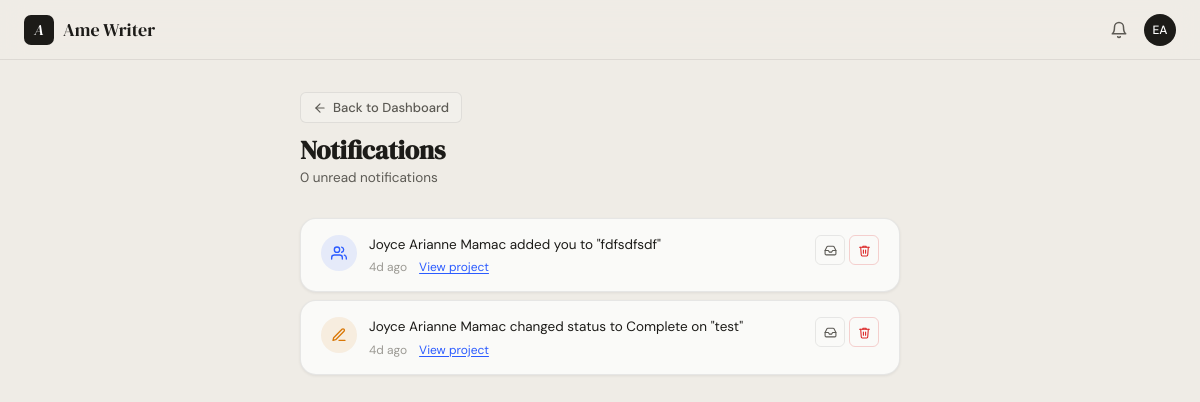
Screenshot of /notifications.php (signed in) with the database file from the repository.
### tables this page shows
CREATE TABLE `notifications` (
  `id` int(11) NOT NULL,
  `user_id` int(11) NOT NULL,
  `from_user` int(11) NOT NULL,
  `project_id` int(11) NOT NULL,
  `type` enum('added_to_project','removed_from_project','project_complete','status_changed','project_deleted') NOT NULL,
  `message` varchar(255) NOT NULL,
  `is_read` tinyint(1) DEFAULT 0,
  `created_at` datetime DEFAULT current_timestamp()
);

### notifications.php (the view, shortened to what this page needs)
<?php
$db      = getDB();
$user_id = (int) $_SESSION['user_id'];
$stmt = $db->prepare(
    'SELECT n.*, u.name AS from_name, p.title AS project_title
     FROM notifications n
     JOIN users u ON u.id = n.from_user
     JOIN projects p ON p.id = n.project_id
     WHERE n.user_id = ?
     ORDER BY n.created_at DESC'
);
$stmt->execute([$user_id]);
$notifications = $stmt->fetchAll();
$unread = count(array_filter($notifications, fn($n) => !$n['is_read']));
function notif_icon(string $type): string {
    return match($type) {
        'added_to_project'      => '#i-collab',
        'removed_from_project'  => '#i-x',
        'project_complete'      => '#i-check-c',
        'status_changed'        => '#i-pen',
        'project_deleted'       => '#i-trash',
        default                 => '#i-bell',
    };
}
function notif_time(string $dt): string {
    $diff = time() - strtotime($dt);
    if ($diff < 604800) return floor($diff/86400) . 'd ago';
    return (new DateTime($dt))->format('M j, Y');
}
?>
<!DOCTYPE html>
<html lang="en">
<head>
  <link rel="stylesheet" href="style.css" />
</head>
<body class="dashboard-body">
<?php include 'nav.php'; ?>
<div class="app-body app-body-centered">
  <main class="main-content" style="max-width:680px;margin-left:auto;margin-right:auto">
    <div class="page-header">
      <div>
        <a href="dashboard.php" class="btn-back-prominent" style="margin-bottom:.75rem;display:inline-flex">
          <svg><use href="#i-arrow-l"/></svg> Back to Dashboard
        </a>
        <h2>Notifications</h2>
        <p><?= $unread ?> unread notification<?= $unread !== 1 ? 's' : '' ?></p>
      </div>
    </div>
    <?php if (empty($notifications)): ?>
    <div class="empty-state">
      <svg><use href="#i-bell"/></svg>
      <h3>No notifications yet</h3>
      <p>You'll be notified when someone adds you to a project or updates a status.</p>
    </div>
    <?php else: ?>
    <div class="notif-list">
      <?php foreach ($notifications as $n): ?>
      <div class="notif-item<?= !$n['is_read'] ? ' unread' : '' ?>">
        <div class="notif-icon-wrap type-<?= htmlspecialchars($n['type']) ?>">
          <svg><use href="<?= notif_icon($n['type']) ?>"/></svg>
        </div>
        <div class="notif-body">
          <p class="notif-msg"><?= htmlspecialchars($n['message']) ?></p>
          <div class="notif-meta">
            <span class="notif-time"><?= notif_time($n['created_at']) ?></span>
            <?php if ($n['type'] !== 'project_deleted' && $n['type'] !== 'removed_from_project'): ?>
            <a href="project.php?id=<?= (int)$n['project_id'] ?>" class="link-btn" style="font-size:12px">View project</a>
            <?php endif; ?>
          </div>
        </div>
        <div class="notif-actions">
          <?php if (!$n['is_read']): ?>
          <form method="POST" action="notifications.php">
            <input type="hidden" name="action" value="mark_read">
            <input type="hidden" name="id"     value="<?= (int)$n['id'] ?>">
            <button class="btn-icon notif-action-btn" type="submit" title="Mark as read">
              <svg><use href="#i-check"/></svg>
            </button>
          </form>
          <?php else: ?>
          <form method="POST" action="notifications.php">
            <button class="btn-icon notif-action-btn" type="submit" title="Mark as unread">
              <svg><use href="#i-inbox"/></svg>
            </button>
          </form>
          <?php endif; ?>
          <button class="btn-icon notif-action-btn notif-delete-btn"
                  type="button"
                  title="Delete notification"
                  onclick="openDeleteModal(<?= (int)$n['id'] ?>, <?= htmlspecialchars(json_encode($n['message']), ENT_QUOTES) ?>)">
            <svg><use href="#i-trash"/></svg>
          </button>
        </div>
      </div>
      <?php endforeach; ?>
    </div>
    <?php endif; ?>
  </main>
</div>
</body>
</html>

### style.css (style rules this page uses)
*, *::before, *::after { box-sizing: border-box; margin: 0; padding: 0; }
:root { --bg: #EFECE6; --surface: #FAFAF8; --surface-2: #F2F0EB; --nav-bg: rgba(239,236,230,0.88); --sidebar-bg: #F5F3EE; --border: rgba(0,0,0,0.08); --border-md: rgba(0,0,0,0.14); --ink: #1C1B18; --ink-2: #5C5A54; --ink-3: #9C9A94; --accent: #2B5BFF; --accent-hover: #1A46E0; --accent-light: rgba(43,91,255,0.10); --green: #1A9E6A; --green-light: rgba(26,158,106,0.10); --amber: #D97706; --amber-light: rgba(217,119,6,0.10); --red: #DC2626; --red-light: rgba(220,38,38,0.10); --purple: #7C3AED; --purple-light: rgba(124,58,237,0.10); --teal: #0D9488; --teal-light: rgba(13,148,136,0.10); --radius-sm: 6px; --radius-md: 10px; --radius-lg: 16px; --radius-xl: 24px; --shadow-sm: 0 1px 3px rgba(0,0,0,0.07); --shadow-md: 0 4px 20px rgba(0,0,0,0.08), 0 0 0 0.5px rgba(0,0,0,0.05); --shadow-lg: 0 8px 40px rgba(0,0,0,0.12); --nav-h: 60px; --sidebar-w: 240px; }
body { font-family: 'DM Sans', sans-serif; background: var(--bg); color: var(--ink); min-height: 100vh; }
a { text-decoration: none; color: inherit; }
button { font-family: inherit; cursor: pointer; }
.btn-icon { display: inline-flex; align-items: center; justify-content: center; width: 34px; height: 34px; border-radius: var(--radius-sm); border: 1px solid var(--border); background: transparent; color: var(--ink-2); transition: background .15s, color .15s; }
.btn-icon svg { width:16px; height:16px; stroke:currentColor; fill:none; stroke-width:2; stroke-linecap:round; stroke-linejoin:round; }
.link-btn { background: none; border: none; color: var(--accent); font-size: 13px; padding: 0; text-decoration: underline; text-underline-offset: 2px; transition: opacity .15s; cursor: pointer; }
body.dashboard-body { display: flex; flex-direction: column; }
.app-body { display: flex; margin-top: var(--nav-h); min-height: calc(100vh - var(--nav-h)); }
.main-content { flex: 1; padding: 2rem 2.5rem; min-width: 0; }
.page-header { display: flex; align-items: flex-start; justify-content: space-between; margin-bottom: 2rem; gap: 1rem; flex-wrap: wrap; }
.page-header h2 { font-family: 'DM Serif Display', serif; font-size: 26px; color: var(--ink); line-height: 1.2; }
.page-header p { font-size: 13.5px; color: var(--ink-2); margin-top: 3px; }
.notif-list { display: flex; flex-direction: column; gap: .5rem; }
.notif-item { display: flex; align-items: flex-start; gap: .75rem; background: var(--surface); border: 1px solid var(--border); border-radius: var(--radius-lg); padding: 1rem 1.25rem; box-shadow: var(--shadow-sm); transition: border-color .15s; }
.notif-icon-wrap { width: 36px; height: 36px; border-radius: 50%; display: flex; align-items: center; justify-content: center; flex-shrink: 0; background: var(--surface-2); }
.notif-icon-wrap svg { width:16px; height:16px; stroke:var(--ink-2); fill:none; stroke-width:2; stroke-linecap:round; stroke-linejoin:round; }
.notif-icon-wrap.type-added_to_project { background: var(--accent-light); }
.notif-icon-wrap.type-added_to_project svg { stroke: var(--accent); }
.notif-icon-wrap.type-status_changed { background: var(--amber-light); }
.notif-icon-wrap.type-status_changed svg { stroke: var(--amber); }
.notif-body { flex: 1; min-width: 0; }
.notif-msg { font-size: 13.5px; color: var(--ink); line-height: 1.5; margin-bottom: 4px; }
.notif-meta { display: flex; align-items: center; gap: .75rem; }
.notif-time { font-size: 12px; color: var(--ink-3); }
.notif-actions { display: flex; gap: 4px; flex-shrink: 0; }
.app-body-centered { justify-content: center; padding-left: 1.5rem; padding-right: 1.5rem; }
.btn-back-prominent { display: inline-flex; align-items: center; gap: 6px; font-size: 13px; font-weight: 500; color: var(--ink-2); background: var(--surface-2); border: 1px solid var(--border); border-radius: var(--radius-sm); padding: 6px 12px; text-decoration: none; transition: background .15s, color .15s, border-color .15s; }
.btn-back-prominent svg { width: 14px; height: 14px; stroke: currentColor; fill: none; stroke-width: 2; stroke-linecap: round; stroke-linejoin: round; }
.notif-action-btn { width: 30px; height: 30px; flex-shrink: 0; }
.notif-action-btn svg { width: 13px; height: 13px; stroke: currentColor; fill: none; stroke-width: 2; stroke-linecap: round; stroke-linejoin: round; }
.notif-delete-btn { color: var(--red); border-color: rgba(220,38,38,.2); }

### rows the page displays
notifications: message "Joyce Arianne Mamac added you to \"fdfsdfsdf\"", created_at "4d ago"
notifications: message "Joyce Arianne Mamac changed status to Complete on \"test\"", created_at "4d ago"

### other values shown
nav_initials($_SESSION['user_name']) "EA"
$unread "0"
